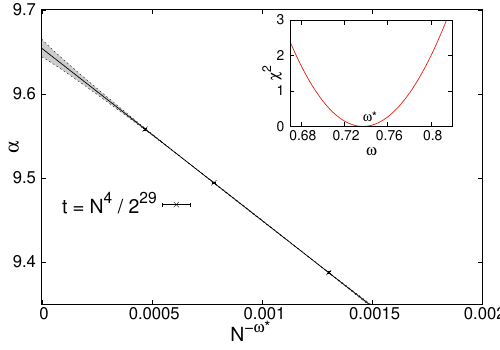

The script that saved this image:
set term postscript enhanced color eps dl 2.5
set encoding iso_8859_1
filenameoutput="SA_K_4_fits_quartic_inset_bands.eps"
set output filenameoutput

reset
set size 1,1
set origin 0,0
set multi
set ylabel "{/=28 {/Symbol a}}" rotate by 90 offset 0.5,1
set xlabel "{/=28 N^{-{/Symbol w}*}}" offset -2,-0.5
set key spacing 2.0 maxrows 10 width 6 at 0.0007,9.48
set xrange [0:0.002]
set yrange [9.35:9.7]
set tics  font ",24"
set format y "%g"
set ytics 9.4, 0.1, 9.7


#set label "{/=22 {/Symbol a}_{SA} = 9.6542 \261 0.0018}" at 0.0011, 9.47

gmean=0.7373

p '../../Results/SAT/SimulatedAnnealing/FiniteSize/ProcessedData/data_to_plot_fits_quartic.txt' u 1:3:4 notitle w filledcurves fc 'gray' fs solid 0.8 \
, '../../Results/SAT/SimulatedAnnealing/FiniteSize/ProcessedData/data_to_plot_fits_quartic.txt' u 1:3 notitle lc 8 lw 1 dt 3 w l \
, '../../Results/SAT/SimulatedAnnealing/FiniteSize/ProcessedData/data_to_plot_fits_quartic.txt' u 1:4 notitle lc 8 lw 1 dt 3 w l \
, '../../Results/SAT/SimulatedAnnealing/FiniteSize/ProcessedData/data_to_plot_fits_quartic.txt' u 1:2 notitle lc 8 lw 2 w l \
, '../../Results/SAT/SimulatedAnnealing/FiniteSize/ProcessedData/crossings_K_4_quartic.txt' u ($1 ** -gmean):3:4 title "{/=28 t = N^{4} / 2^{29}}" ps 1.2 pt 2 lc 8 w errorbars

reset

set size 0.42,0.42
set origin 0.52,0.55
set ylabel "{/=22 {/Symbol c}^{2}}" rotate by 90 offset 0.5,0
set xlabel "{/=22 {/Symbol w}}" offset 0,0
set key spacing 2.0 maxrows 10 width 6 at 9.85,12
set xrange [0.67:0.82]
set yrange [0:3]
set tics  font ",20"
set format y "%g"
set ytics 0,1,3
set xtics 0.68, 0.04, 0.8

set label "{/=19 {/Symbol w}*}" at 0.7373, 0.25

#set arrow nohead from 0.6936, 1.0028041466185704 to 0.7817, 1.0037424798541073 lc 8 dt 3

p "../../Results/SAT/SimulatedAnnealing/FiniteSize/ProcessedData/fits_K_4_quartic.txt" u 1:2 lw 2 lc 7 w l